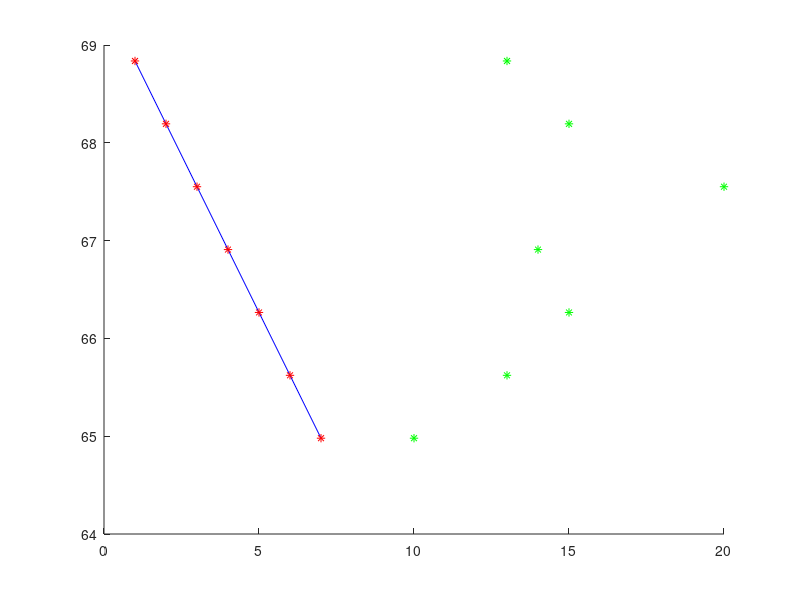

Write MATLAB code to recreate this figure.
% pb. 2
time = [1 2 3 4 5 6 7];
time_square = [1 4 9 16 25 36 49];
temp = [13 15 20 14 15 13 10];

m = length(time) - 1;

a = (m + 1) .* sum(time .* temp) - sum(time) .* sum(temp);
a = a ./ ((m + 1) .* sum(time_square) - sum(time) .^ 2)
b = (sum(time_square) .* sum(temp) - sum(time .* temp));
b = b / ((m + 1) .* sum(time_square) - sum(time) .^ 2)

x = 1:1:7;
y = a .* x + b;

hold on
plot(x, y, 'b');
plot(time, y, '*r');
plot(temp, y, '*g');
